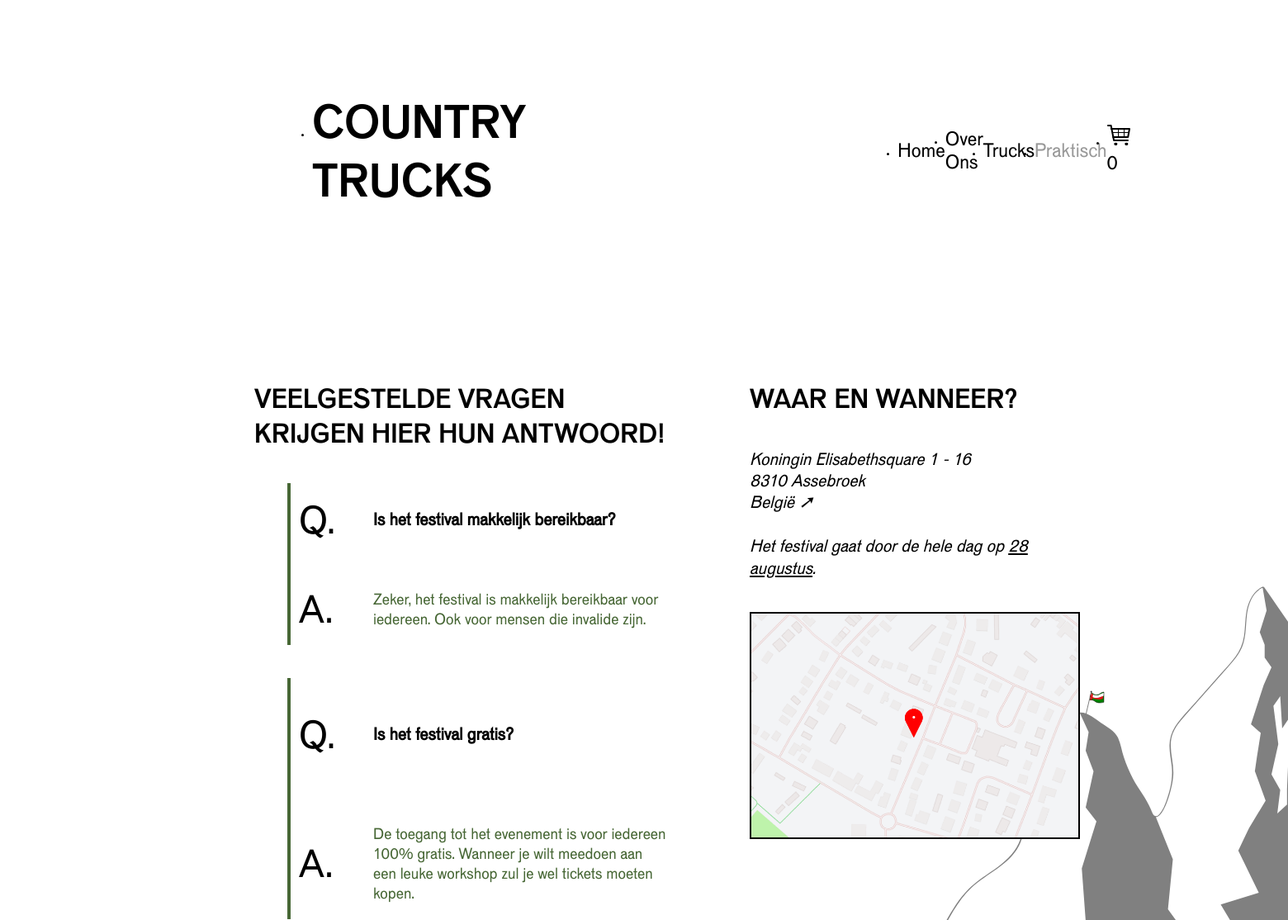
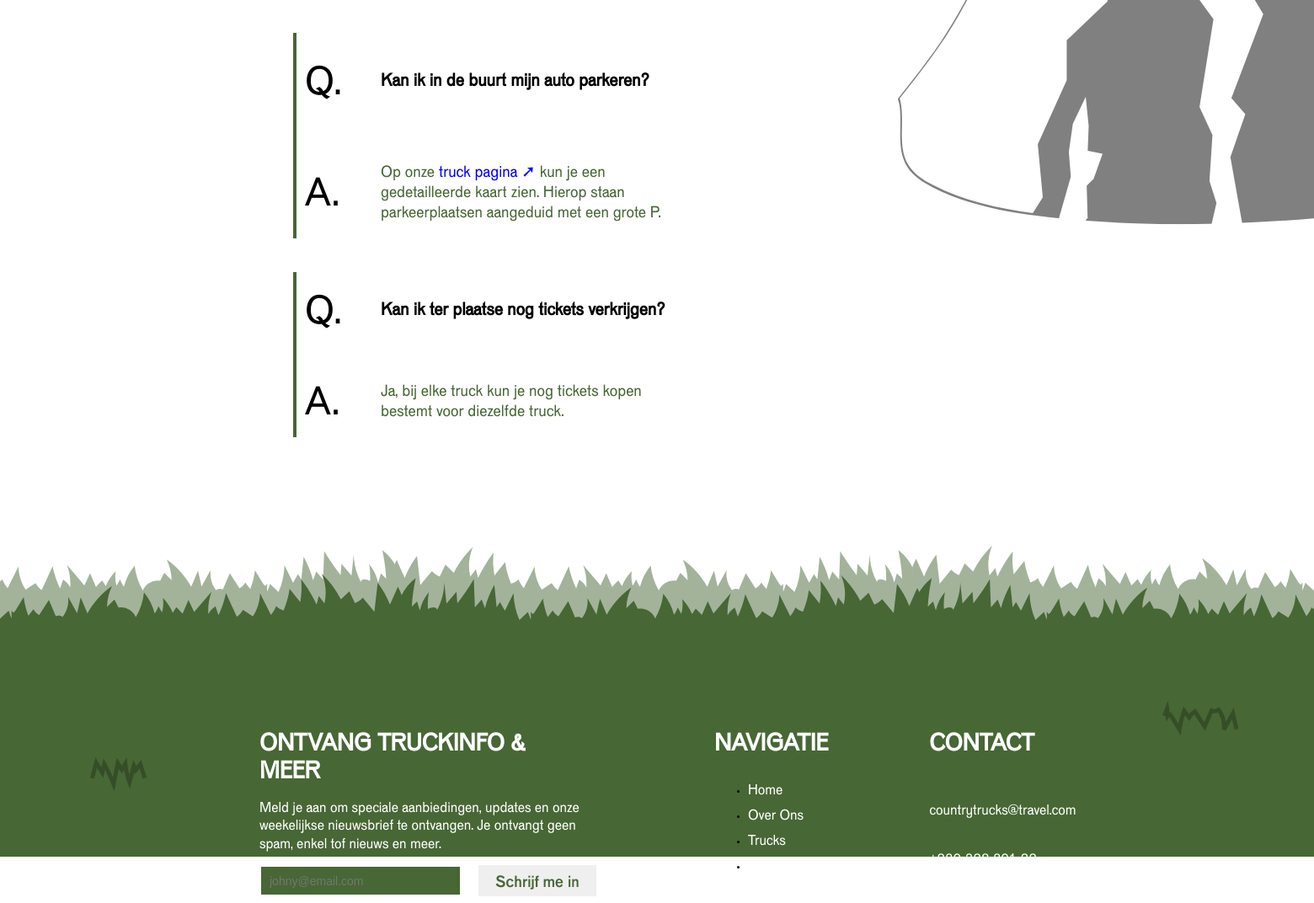
The app's page /index.php?page=practical with its own data (2 pictures, top to bottom).
### tables this page shows
CREATE TABLE `faq` (
  `id` int(11) NOT NULL,
  `question` varchar(255) NOT NULL,
  `anwser` varchar(255) NOT NULL
);

### controller/Controller.php (called while the page is built, shortened)
<?php
class Controller {
  public $route;
  protected $viewVars = array();
  public function filter() {
    call_user_func(array($this, $this->route['action']));
  }
  public function render() {
    $numItems = 0;
    $this->createViewVarWithContent();
    $this->renderInLayout();
  }
  public function set($variableName, $value) {
    $this->viewVars[$variableName] = $value;
  }
  private function createViewVarWithContent() {
    require __DIR__ . '/../view/' . strtolower($this->route['controller']) . '/' . $this->route['action'] . '.php';
    $content = ob_get_clean();
  }
  private function renderInLayout() {
    extract($this->viewVars, EXTR_OVERWRITE);
    include __DIR__ . '/../view/layout.php';
  }
}

### index.php (called while the page is built, shortened)
<?php
        $routes = array(
            'home' => array(
                'controller' => 'Pages',
                'action' => 'index'
            ),
            'about' => array(
                'controller' => 'Pages',
                'action' => 'about'
            ),
            'trucks' => array(
                'controller' => 'Pages',
                'action' => 'trucks'
            ),
            'detail' => array(
                'controller' => 'Pages',
                'action' => 'detail'
            ),
            'practical' => array(
                'controller' => 'Pages',
                'action' => 'practical'
            ),
            'cart' => array(
                'controller' => 'Orders',
                'action' => 'cart'
            ),
            'checkout' => array(
                'controller' => 'Orders',
                'action' => 'checkout'
            )
        );
          $route = $routes[$_GET['page']];
          $controllerObj = new $controllerName();
          $controllerObj->route = $route;
          $controllerObj->filter();
          $controllerObj->render();

### dao/TruckDAO.php (called while the page is built, shortened)
<?php
class TruckDAO extends DAO {
    public function selectQuestions(){
        $sql = "SELECT * FROM `faq`";
        $stmt = $this->pdo->prepare($sql);
        $stmt->execute();
        return $stmt->fetchAll(PDO::FETCH_ASSOC);
    }
}

### controller/PagesController.php (called while the page is built, shortened)
<?php
require_once __DIR__ . '/Controller.php';
require_once __DIR__ . '/../dao/TruckDAO.php';
class PagesController extends Controller {
  function __construct() {
    $this->truckDAO = new TruckDAO();
  }
  public function practical(){
    $this->set('faqs',$this->truckDAO->selectQuestions());
  }
}

### view/pages/practical.php (the view, shortened to what this page needs)
<main class="practical">
    <section class="practical__section practical__faq">
        <h2 class="practical__title">Veelgestelde vragen krijgen hier hun antwoord!</h2>
        <ul class="faq__list">
            <?php
                foreach($faqs as $faq){
                    echo '<li class="faq__item">';
                    echo '<span class="faq__item--q">Q.</span>';
                    echo '<h3 class="faq__item--title">' . $faq['question'] . '</h3>';
                    echo '<span class="faq__item--a">A.</span>';
                    echo '<p class="faq__item--text">' . $faq['anwser'] . '</p>';
                    echo '</li>';
                }
            ?>
        </ul>
    </section>
    <section class="practical__section practical__address">
        <h2 class="practical__title">Waar en wanneer?</h2>
        <a target="_blank" href="https://www.google.be/maps/place/Kon.+Elisabethsquare,+8310+Brugge/@51.1954996,3.2486226,17z/data=!3m1!4b1!4m5!3m4!1s0x47c350985ab75895:0xb09f1e1c2cacbc8a!8m2!3d51.195266!4d3.250762">
        <address class="practical__address--text">
            Koningin Elisabethsquare 1 - 16 <br>
            8310 Assebroek <br>
            België &#10138;<br>
            </a>
            <br>
            Het festival gaat door de hele dag op <span class="practical__address--text-special">28 augustus</span>.
        <a target="_blank" href="https://www.google.be/maps/place/Kon.+Elisabethsquare,+8310+Brugge/@51.1954996,3.2486226,17z/data=!3m1!4b1!4m5!3m4!1s0x47c350985ab75895:0xb09f1e1c2cacbc8a!8m2!3d51.195266!4d3.250762">
        <img class="practical__map" src="./assets/img/address.png" alt="address">
        </a>
        <img class="practical__svg" src="./assets/img/mountains.svg" alt="mountain">
    </section>
</main>
<div><img class="home__img3" src="./assets/img/footerBackground.svg" alt="background"></div>

### view/layout.php (shortened to what this page needs)
<!DOCTYPE html>
<html lang="en">
<head>
    <?php echo $css;?>
</head>
<body class="body">
    <header class="header">
        <nav class="nav">
            <ul class="nav__list">
                <li class="nav__list--item"><a class="nav__list--link nav__list--link--title" href="index.php?page=home">
                        <h1 class="nav__list--item--title">Country Trucks</h1>
                    </a></li>
                <li class="nav__list--item"><a class="nav__list--link <?php if($currentPage == 'home') echo ' active';?>" href="index.php?page=home">Home</a></li>
                <li class="nav__list--item"><a class="nav__list--link <?php if($currentPage == 'about') echo ' active';?>" href="index.php?page=about">Over Ons</a></li>
                <li class="nav__list--item"><a class="nav__list--link <?php if($currentPage == 'trucks') echo ' active';?>" href="index.php?page=trucks">Trucks</a></li>
                <li class="nav__list--item"><a class="nav__list--link <?php if($currentPage == 'practical') echo ' active';?>" href="index.php?page=practical">Praktisch</a></li>
                <li class="nav__list--item"><a class="nav__list--link <?php if($currentPage == 'cart') echo ' active';?>" href="index.php?page=cart">
                        <img src="assets/img/shoppingCart.svg" alt="Shopping Card">
                        <?php echo $numItems;?>
                    </a></li>
            </ul>
        </nav>
    </header>
<?php echo $content; ?>
    <footer class="footer">
        <section class="footer__mail">
            <h2 class="footer__mail--title">Ontvang truckinfo & <br> meer</h2>
            <p class="footer__mail--text">Meld je aan om speciale aanbiedingen, updates en onze <br> weekelijkse
                nieuwsbrief te ontvangen. Je ontvangt geen <br> spam, enkel tof nieuws en meer.</p>
            <form class="footer__mail--form" method="POST" action="index.php?page=<?php echo $currentPage; ?>">
                <input class="footer__mail--form--input" type="email" name="email" id="email" placeholder="johny@email.com" required>
                <button class="footer__mail--form--button" type="submit">Schrijf me in</button>
            </form>
        </section>
        <section class="footer__nav">
            <h2 class="footer__nav--title">Navigatie</h2>
            <ul class="footer__nav--list">
                <li class="footer__nav--list--item"><a class="footer__nav--list--link" href="index.php?page=home">Home</a></li>
                <li class="footer__nav--list--item"><a class="footer__nav--list--link" href="index.php?page=about">Over Ons</a></li>
                <li class="footer__nav--list--item"><a class="footer__nav--list--link" href="index.php?page=trucks">Trucks</a></li>
                <li class="footer__nav--list--item"><a class="footer__nav--list--link" href="index.php?page=practical">Praktisch</a></li>
            </ul>
        </section>
        <section class="footer__contact">
            <h2 class="footer__nav--contact">Contact</h2>
            <a class="footer__nav--mail" href="#">
                <p class="footer__nav--mail--p">countrytrucks@travel.com</p>
            </a> <br>
            <a class="footer__nav--tel" href="#">+239 328 391 22</a>
        </section>
    </footer>
</body>
</html>

### style.css (style rules this page uses)
a { text-decoration: none; color: black; }
html { box-sizing: inherit; font-size: 62.5%; width: 96rem; margin: 0rem auto; font-family: "Urwmedium"; }
.header { margin-top: 3rem; background-color: white; border-radius: 5rem; padding: 2rem 3rem; }
.nav__list { display: flex; justify-content: space-between; align-items: center; }
.nav__list--item--title { padding-right: 45rem; }
.nav__list--link { font-size: 2.5rem; }
.active { opacity: 0.4; }
.nav__list--link--title { font-family: "Urwbold"; font-size: 4rem; text-transform: uppercase; }
.home__img3 { position: absolute; left: 0; margin-top: 8.8rem; z-index: -1; }
.footer { width: 96rem; margin: 0 auto; padding-top: 28rem; display: flex; }
.footer__mail--title { font-size: 3rem; color: white; text-transform: uppercase; margin-bottom: 1.5rem; }
.footer__mail--text { font-size: 1.8rem; color: white; line-height: 1.2; margin-bottom: 1.5rem; }
.footer__mail--form { display: flex; }
.footer__mail--form--input { border: 0.2rem white solid; background-color: #476735; width: 24rem; height: 3.7rem; outline: none; color: white; font-size: 1.4rem; padding-left: 1rem; }
.footer__mail--form--button { font-family: "Urwbold"; margin-left: 2rem; font-size: 2rem; color: #476735; border: none; width: 14rem; height: 3.7rem; outline: none; cursor: pointer; }
.footer__nav { margin-left: 14rem; }
.footer__nav--list { margin-top: 3rem; }
.footer__nav--title { font-size: 3rem; color: white; text-transform: uppercase; }
.footer__nav--list--link { color: white; font-size: 1.8rem; }
.footer__nav--list--item { margin: 1rem 0rem; }
.footer__contact { margin-left: 12rem; }
.footer__nav--contact { font-size: 3rem; color: white; text-transform: uppercase; }
.footer__nav--mail, .footer__nav--tel { color: white; font-size: 1.8rem; }
.footer__nav--mail--p { padding-top: 3rem; }
.practical__address--text-special { text-decoration: underline; }
.practical { padding-top: 10rem; width: 100rem; margin: 0rem auto; display: flex; }
.practical__section { width: 50rem; }
.faq__item { display: grid; grid-template: 1fr 1fr/7rem 1fr; align-items: center; grid-gap: 2rem; margin-bottom: 4rem; border-left: #476735 0.4rem solid; padding-left: 1rem; }
.practical__title { font-size: 3.5rem; font-family: 'Urwbold'; text-transform: uppercase; margin-bottom: 4rem; line-height: calc(30/25); }
.faq__item--title { font-size: 2.2rem; }
.faq__item--q { font-size: 5rem; }
.faq__item--text { font-size: 2rem; color: #476735; line-height: calc(30/25); }
.faq__item--a { font-size: 5rem; }
.faq__item--text--a { color: blue; }
.practical__address { padding-left: 10rem; }
.practical__address--text { font-size: 2.2rem; line-height: calc(30/25); }
.practical__map { width: 40rem; margin-top: 4rem; border: 0.2rem solid black; }
.practical__svg { position: absolute; top: 71rem; left: 106.6rem; z-index: -1; }

### records on screen
faq: question "Is het festival makkelijk bereikbaar?", anwser "Zeker, het festival is makkelijk bereikbaar voor iedereen. Ook voor mensen die invalide zijn."
faq: question "Is het festival gratis?", anwser "De toegang tot het evenement is voor iedereen 100% gratis. Wanneer je wilt meedoen aan een leuke workshop zul je wel tickets moeten kopen."
faq: question "Kan ik in de buurt mijn auto parkeren?", anwser "Op onze truck pagina ➚ kun je een gedetailleerde kaart zien. Hierop staan parkeerplaatsen aangeduid met een grote P."
faq: question "Kan ik ter plaatse nog tickets verkrijgen?", anwser "Ja, bij elke truck kun je nog tickets kopen bestemt voor diezelfde truck."

### other values on screen
$numItems "0"
